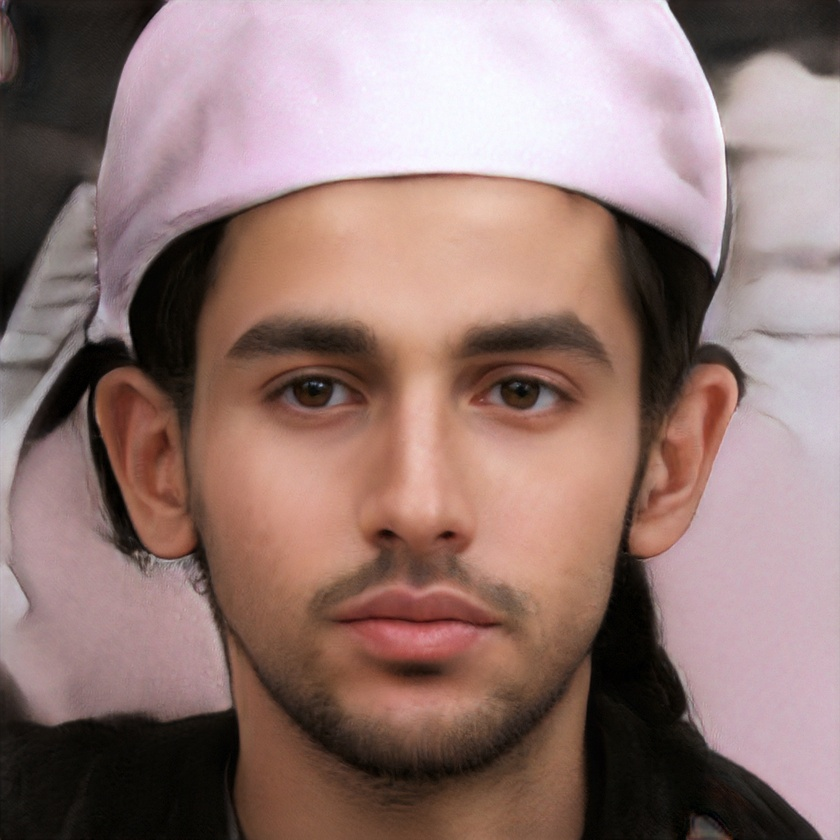
#> input picture 13주/000017.jpg, 840 x 840 px, shrunk from 1024 x 1024 before the run
$ python 'KOCW_13주_1.py'
#> lines starting #> are read from the running program, lines starting #| are printed output that depends on the picture; after the words box and inside, x2 and y2 are one past the last pixel; in counts of white or black regions, pixels touching at a corner belong together
# -*- coding: utf-8 -*-
"""
Created on Thu Jul 23 21:15:21 2020

@author: user
"""

import cv2

# 얼굴과 눈을 인식하기 위한 xml 파일을 읽음
face_cascade = cv2.CascadeClassifier('haarcascade_frontalface_default.xml')
eye_cascade = cv2.CascadeClassifier('haarcascade_eye.xml')

# 이미지를 읽고 gray scale 로 변경
img = cv2.imread('000017.jpg')
#> img is the input picture: shape (840, 840, 3); mean B, G, R 115.6, 119.9, 146.6
gray = cv2.cvtColor(img, cv2.COLOR_BGR2GRAY)
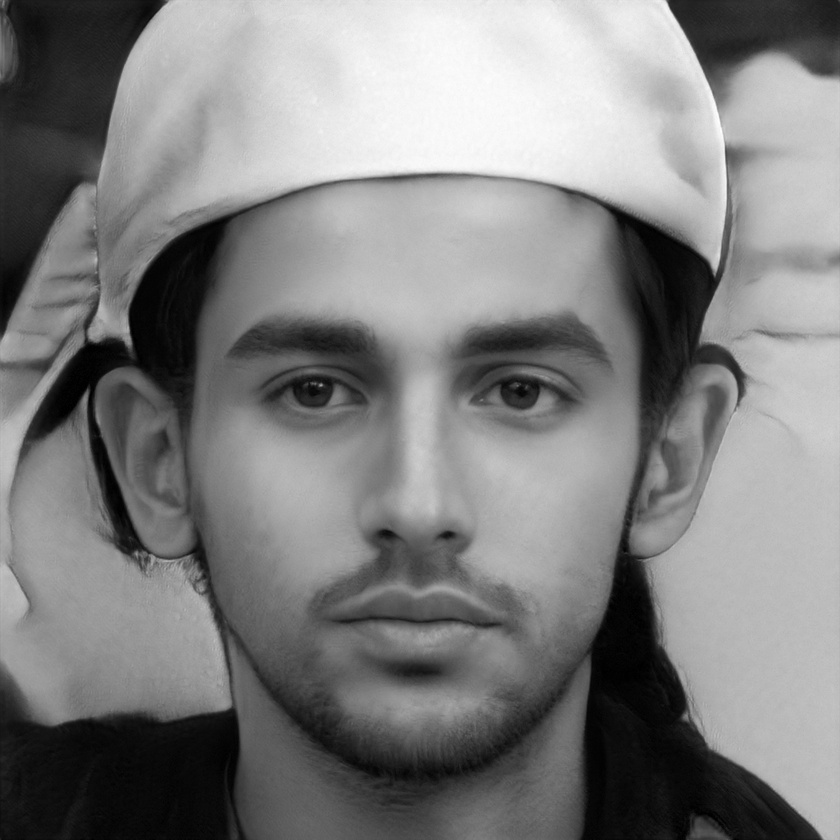
#> gray: shape (840, 840); min 0, max 254, mean 127.4

# 이미지에서 얼굴 인식
faces = face_cascade.detectMultiScale(gray, 1.14, 1)
#> faces = [[138, 176, 559, 559]]

# 검출된 얼굴 개수만큼 for 루프 동작
for (x,y,w,h) in faces:

    # 원본 이미지의 얼굴 위치에 사각형 그리기
    cv2.rectangle(img,(x,y),(x+w,y+h),(255,0,0),2)

    # 눈 위치 인식은 검출된 얼굴 영역 내부에서만 진행
    roi_gray = gray[y:y+h, x:x+w]
    roi_color = img[y:y+h, x:x+w]

    # 눈 위치 인식
    eyes = eye_cascade.detectMultiScale(roi_gray,1.31,3)

    # 검출된 눈 개수만큼 for 루프 동작
    for (ex,ey,ew,eh) in eyes:

        # 원본 이미지에 사각형으로 눈 위치 표시
        cv2.rectangle(roi_color,(ex,ey),(ex+ew,ey+eh),(0,255,0),2)
#> this loop made 1 pass
#> (x, y, w, h, eyes) on pass 1: (138, 176, 559, 559, [[120, 154, 119, 119], [320, 156, 118, 118]])
#> pass 1, `roi_gray = gray[y:y+h, x:x+w]`:
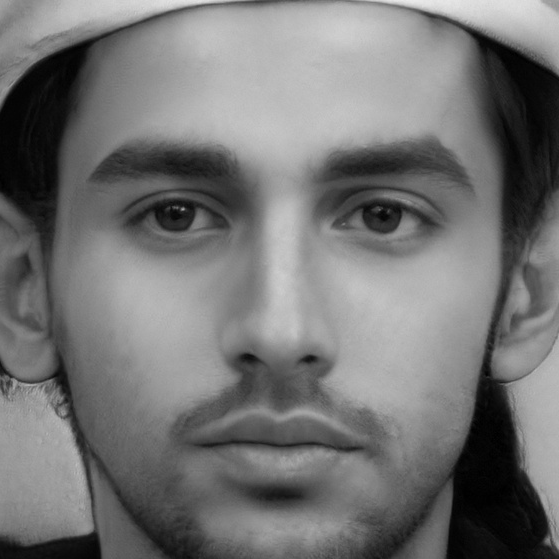
#> roi_gray: shape (559, 559); min 0, max 235, mean 116.1
#> pass 1, `roi_color = img[y:y+h, x:x+w]`:
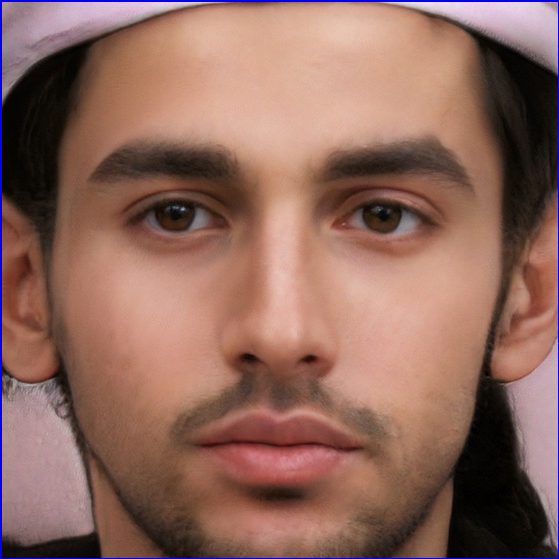
#> roi_color: shape (559, 559, 3); mean B, G, R 93.5, 104.7, 143.5
#> after the loop:
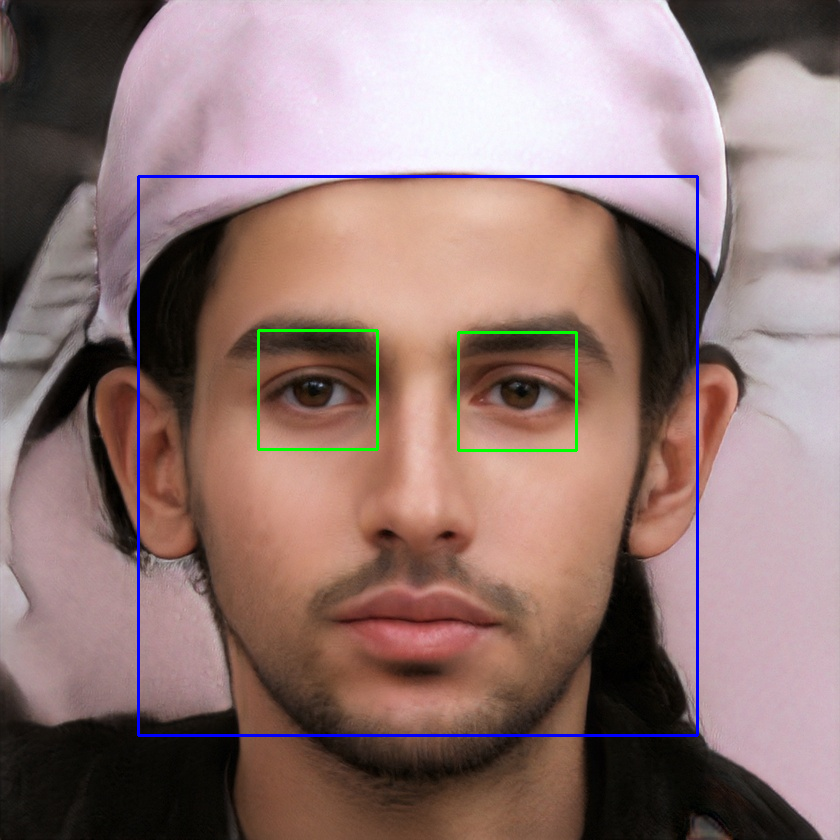
#> img: shape (840, 840, 3); 1.35% of pixels changed, all inside (x1, y1, x2, y2) = (137, 175, 699, 737)
#> after the loop:
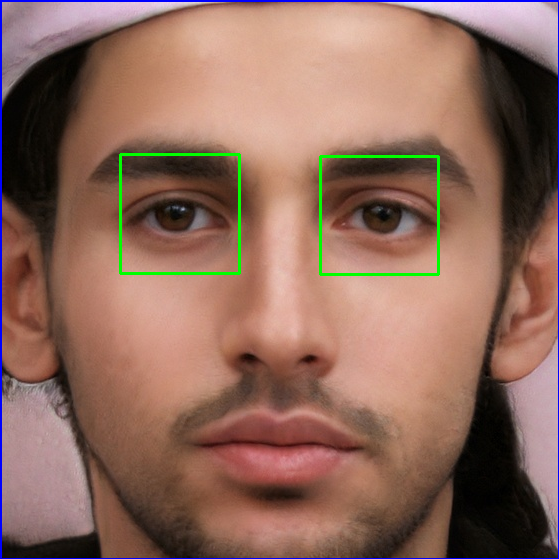
#> roi_color: shape (559, 559, 3); 0.91% of pixels changed, all inside (x1, y1, x2, y2) = (119, 153, 440, 276)

# 결과를 화면에 표시함
cv2.imshow('img',img)
cv2.waitKey(0)
cv2.destroyAllWindows()

$ run again, with 13주/000001.jpg copied over 13주/000017.jpg
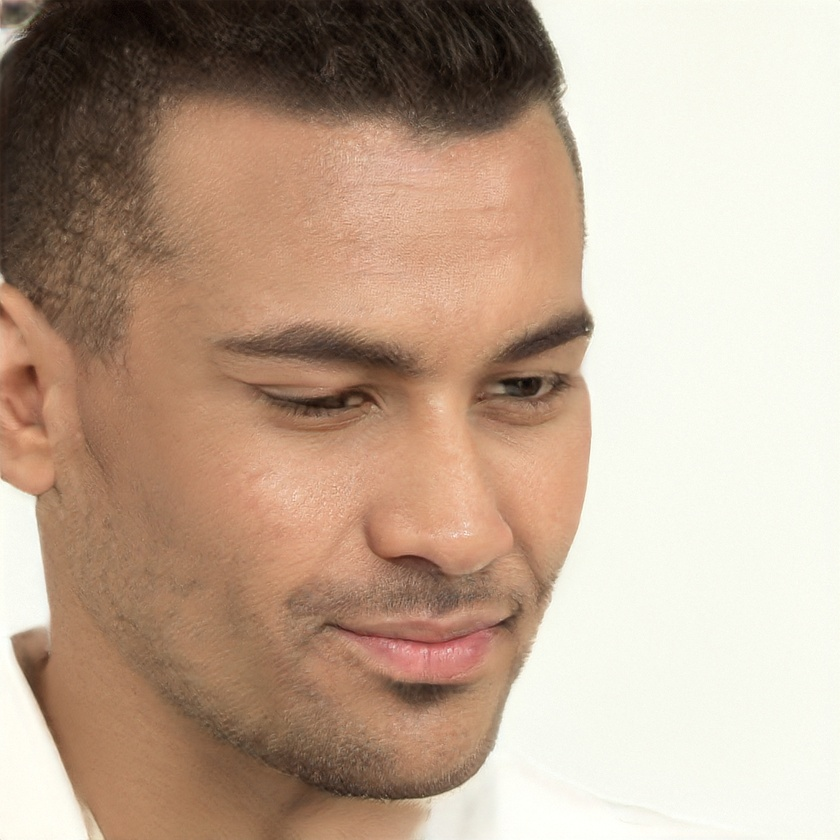
#> input picture 13주/000001.jpg, 840 x 840 px, shrunk from 1024 x 1024 before the run
#> img is the input picture: shape (840, 840, 3); mean B, G, R 146, 165.5, 189.5
#> `gray = cv2.cvtColor(img, cv2.COLOR_BGR2GRAY)`:
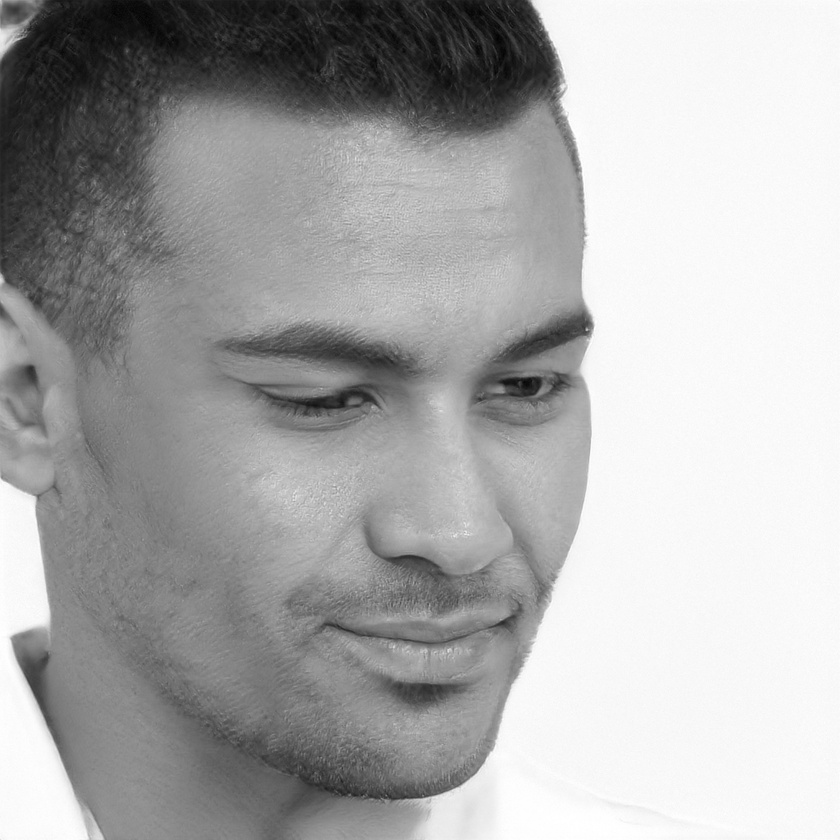
#> gray: shape (840, 840); min 2, max 255, mean 170.5
#> faces = [[150, 176, 561, 561]]
#> the loop `for (x,y,w,h) in faces:` made 1 pass
#> (x, y, w, h, eyes) on pass 1: (150, 176, 561, 561, [[317, 161, 105, 105]])
#> after the loop `for (x,y,w,h) in faces:`:
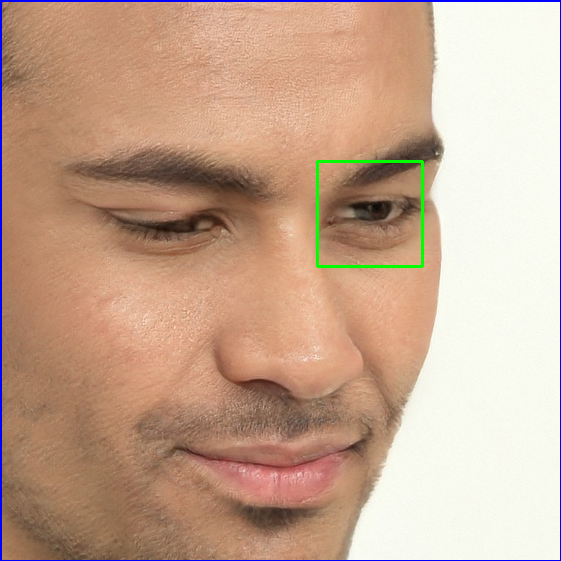
#> roi_color: shape (561, 561, 3); mean B, G, R 144.1, 166, 198

$ run again, with 13주/000002.jpg copied over 13주/000017.jpg
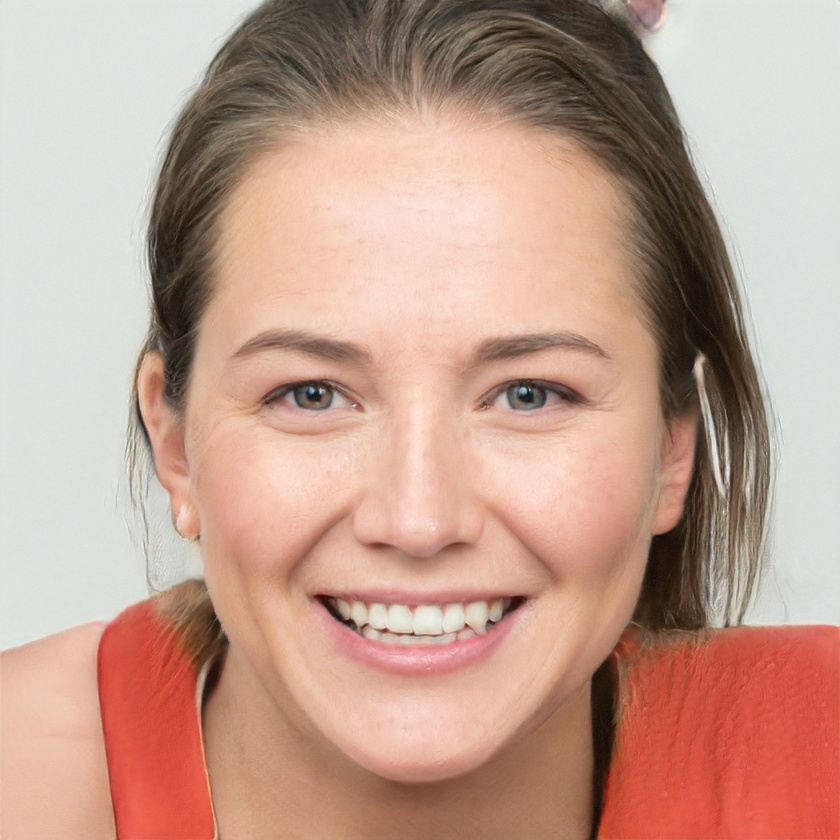
#> input picture 13주/000002.jpg, 840 x 840 px, shrunk from 1024 x 1024 before the run
#> img is the input picture: shape (840, 840, 3); mean B, G, R 142.6, 158.3, 193.4
#> `gray = cv2.cvtColor(img, cv2.COLOR_BGR2GRAY)`:
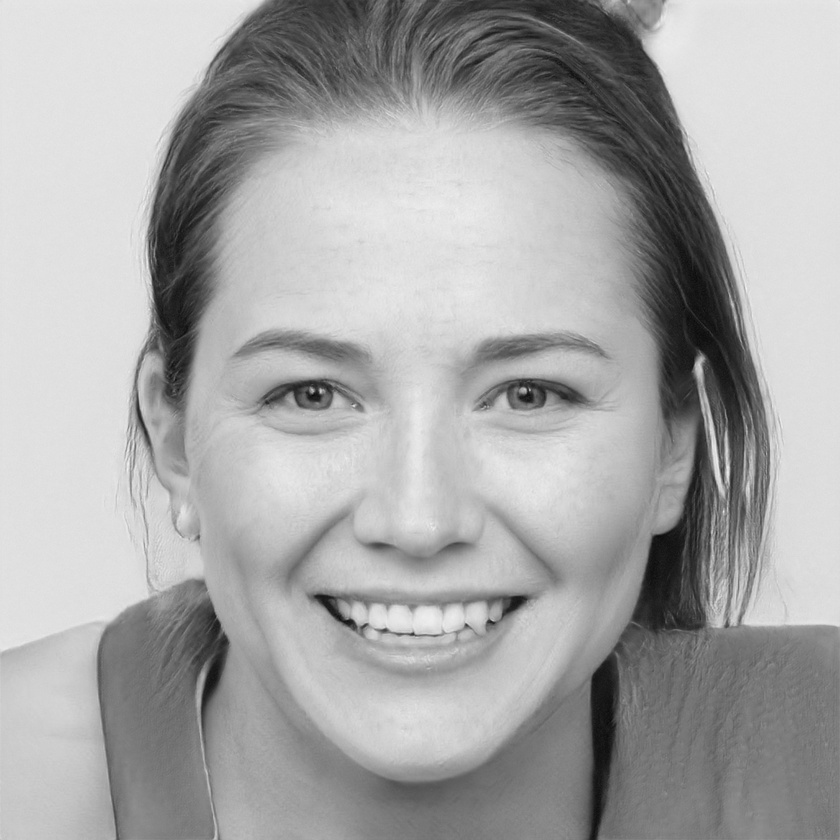
#> gray: shape (840, 840); min 8, max 242, mean 167
#> faces = [[126, 158, 583, 583]]
#> the loop `for (x,y,w,h) in faces:` made 1 pass
#> (x, y, w, h, eyes) on pass 1: (126, 158, 583, 583, [[340, 185, 108, 108], [111, 173, 132, 132]])
#> after the loop `for (x,y,w,h) in faces:`:
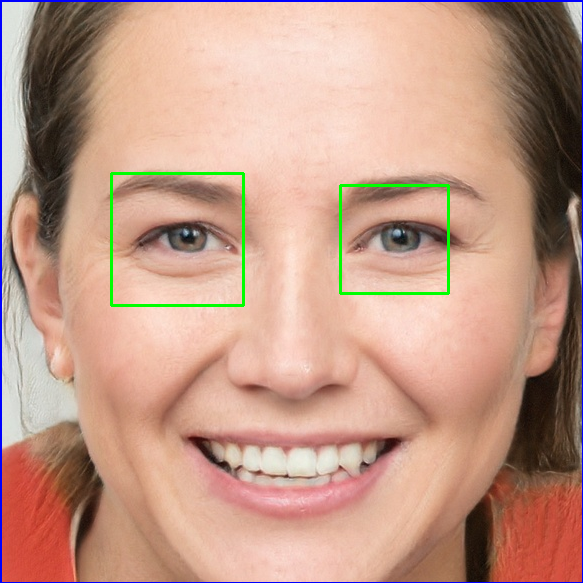
#> roi_color: shape (583, 583, 3); mean B, G, R 135.1, 153.2, 193.2

$ run again, with 13주/000003.jpg copied over 13주/000017.jpg
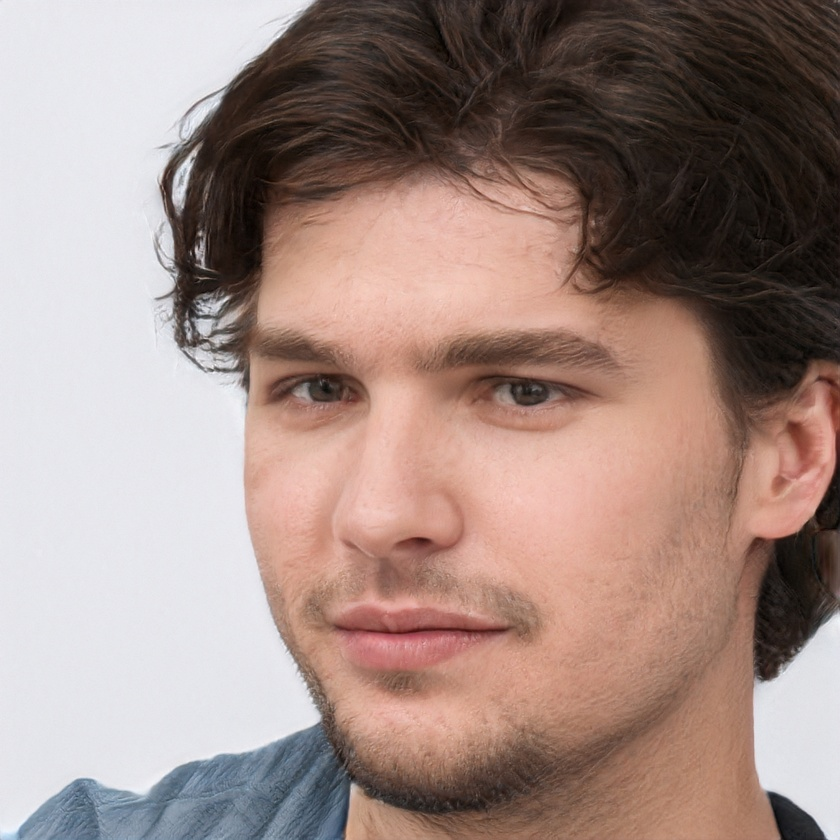
#> input picture 13주/000003.jpg, 840 x 840 px, shrunk from 1024 x 1024 before the run
#> img is the input picture: shape (840, 840, 3); mean B, G, R 131.5, 138.2, 160.4
#> `gray = cv2.cvtColor(img, cv2.COLOR_BGR2GRAY)`:
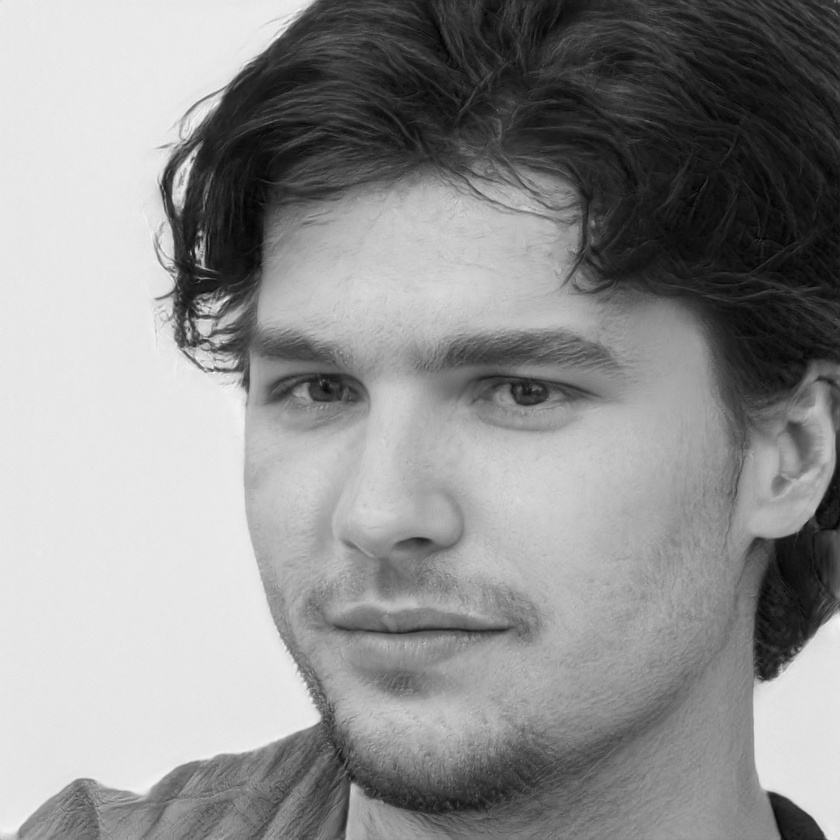
#> gray: shape (840, 840); min 0, max 251, mean 144.1
#> faces = [[126, 167, 570, 570]]
#> the loop `for (x,y,w,h) in faces:` made 1 pass
#> (x, y, w, h, eyes) on pass 1: (126, 167, 570, 570, [[139, 182, 85, 85], [340, 169, 116, 116]])
#> after the loop `for (x,y,w,h) in faces:`:
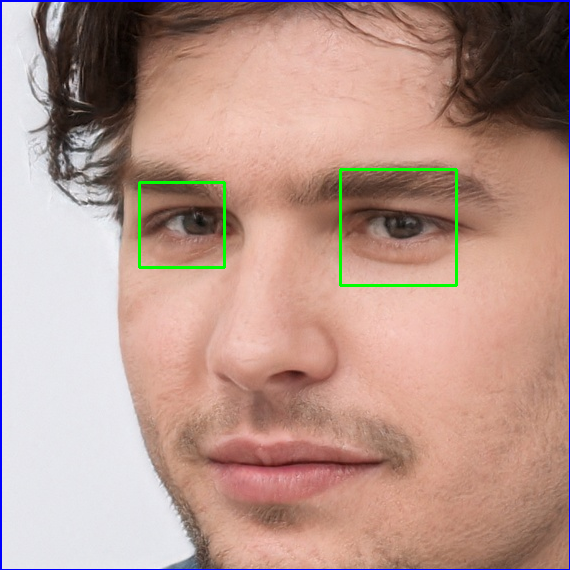
#> roi_color: shape (570, 570, 3); mean B, G, R 141.1, 151.6, 184.1
